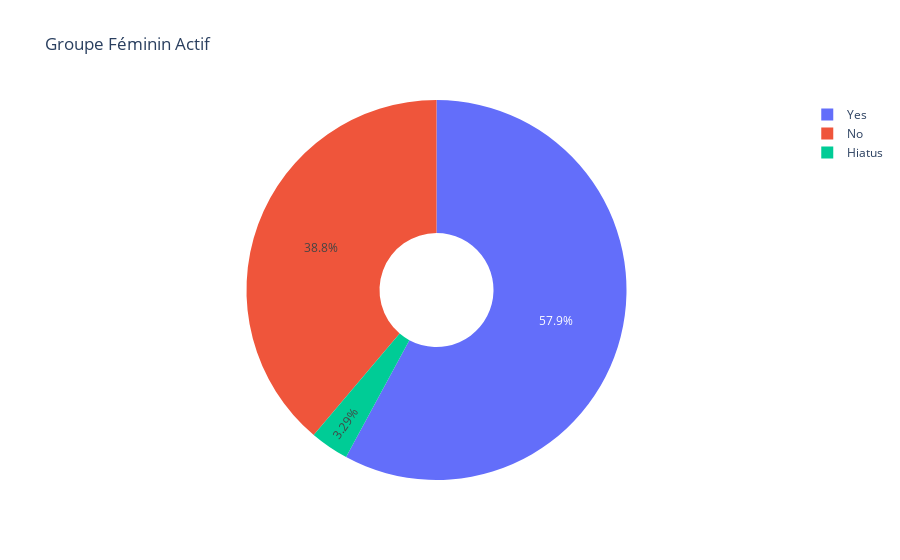

The cell this chart's notebook holds for it:
### Code cell
labels = ['Yes','No','Hiatus']
values = [actif.count(), dissou.count(), suspendu.count()]

fig = go.Figure(data=[go.Pie(labels=labels, values=values, hole=.3)])
fig.update_layout(title_text='Groupe Féminin Actif')
fig.show()

### Figure 1 — Plotly figure (JSON) as saved in the notebook; plotly's stock layout.template omitted (floating-point values rounded to 4 significant figures)
{"data": [{"hole": 0.3, "labels": ["Yes", "No", "Hiatus"], "type": "pie", "values": [88, 59, 5]}], "layout": {"title": {"text": "Groupe Féminin Actif"}}}
